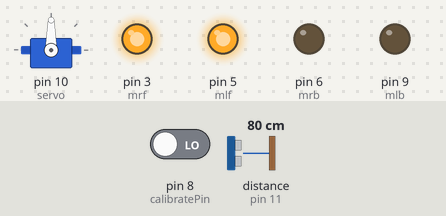
Bench run of a sketch on a simulated Arduino Uno, built with avr-gcc and run on an emulated ATmega328P. Shown: servo, output pins drawn as LEDs (lit = HIGH). Wiring (inferred from the names in the program): ultrasonic range finder: trigger pin 12; echo pin 11. Inputs (shaded band) come from the test bench; at power-on: distance to the obstacle (sensor on pin 11) 80 cm, pin 8 (calibratePin) LOW. The echo pulse lasts 58.3 µs per cm; pins used as bus, display or sensor lines are not drawn; what the sketch prints to the serial monitor is not drawn.

Above: at 1.2 s.
1.3 s: distance to the obstacle (sensor on pin 11) set to 22 cm
2.8 s: distance to the obstacle (sensor on pin 11) set to 17 cm
At 3.7 s:
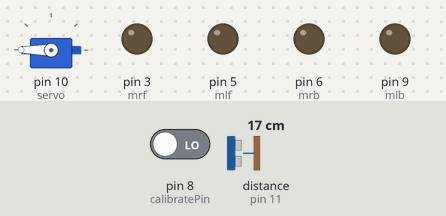
8.8 s: distance to the obstacle (sensor on pin 11) set to 35 cm
At 10.8 s:
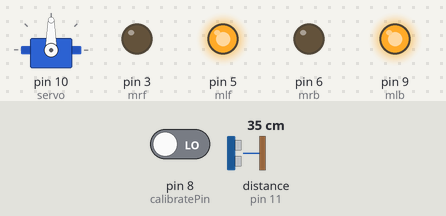
11.3 s: pin 8 (calibratePin) driven HIGH
At 12.3 s:
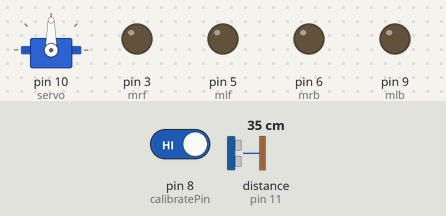
13.3 s: pin 8 (calibratePin) driven LOW
At 13.6 s:
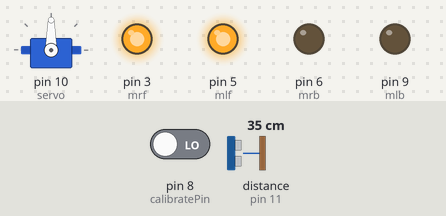
14.8 s: distance to the obstacle (sensor on pin 11) set to 2 cm
At 22.7 s:
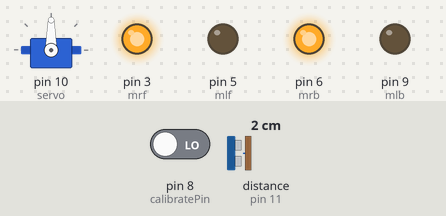
Timing chart, 0 to 32.4 s (numbered marks = the images above; inputs shaded):
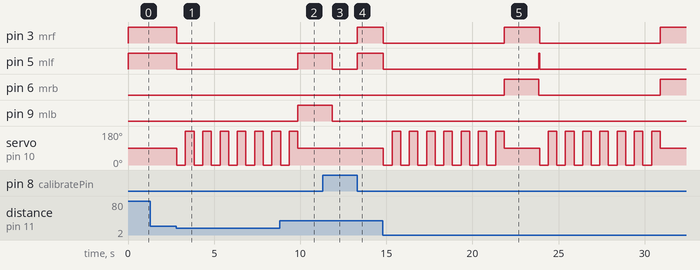

Measured:
- the behaviour switches between 20 and 19 cm on distance to the obstacle (sensor on pin 11) (found by bisection; images 0 and 1)
- after the input at 1.3 s, every drawn part: stays the same
- after the input at 2.8 s, pin 3 (mrf), pin 5 (mlf): HIGH → LOW at once; servo on pin 10 (servo): alternates 180° for 0.50 s and 0° for 0.50 s, starting at once
- after the input at 8.8 s, pin 3 (mrf), pin 6 (mrb): stays LOW (without the input it goes to HIGH after 1.1 s); pin 5 (mlf), pin 9 (mlb): LOW → HIGH after 1.1 s
- after the input at 11.3 s, pin 3 (mrf): stays LOW (without the input it goes to HIGH after 0.56 s); pin 5 (mlf): HIGH → LOW after 0.56 s
- after the input at 13.3 s, pin 3 (mrf), pin 5 (mlf): LOW → HIGH at once
- after the input at 14.8 s, pin 3 (mrf): alternates HIGH for 2.1 s and LOW for 7.0 s, starting at once; pin 5 (mlf): HIGH → LOW at once, → HIGH 9.0 s later, → LOW 0.05 s later

The sketch:

servotest.ino
```cpp
#include <Servo.h>
#define servo 10
#define pingPin 12
#define echoPin 11
#define mrb 6
#define mrf 3
#define mlf 5
#define mlb 9
#define calibratePin 8
int walldistance = 20;

Servo myservo;
void setup()
{
    myservo.attach(servo);
    Serial.begin(250000);
    pinMode(calibratePin, INPUT);
    pinMode(mrf, INPUT);
    pinMode(mrb, INPUT);
    pinMode(mlf, INPUT);
    pinMode(mlb, INPUT);
}
void loop()
{
    if (digitalRead(calibratePin) == HIGH)
    {
        analogWrite(mrb, 0);
        analogWrite(mrf, 0);
        analogWrite(mlb, 0);
        analogWrite(mlf, 0);
        Serial.print("calibrating - ");
        myservo.write(90);
        long duration, cm;
        pinMode(pingPin, OUTPUT);
        digitalWrite(pingPin, LOW);
        delayMicroseconds(2);
        digitalWrite(pingPin, HIGH);
        delayMicroseconds(10);
        digitalWrite(pingPin, LOW);
        pinMode(echoPin, INPUT);
        duration = pulseIn(echoPin, HIGH);
        cm = microsecondsToCentimeters(duration);
        Serial.println(cm);
        //walldistance = cm;
    }
    else
    {
        analogWrite(mrb, 0);
        analogWrite(mrf, 255);
        analogWrite(mlb, 0);
        analogWrite(mlf, 255);
        myservo.write(90);
        delay(50);
        long duration, cm;
        pinMode(pingPin, OUTPUT);
        digitalWrite(pingPin, LOW);
        delayMicroseconds(2);
        digitalWrite(pingPin, HIGH);
        delayMicroseconds(10);
        digitalWrite(pingPin, LOW);
        pinMode(echoPin, INPUT);
        duration = pulseIn(echoPin, HIGH);
        cm = microsecondsToCentimeters(duration);
        Serial.println(cm);
        if (walldistance > cm)
        {
            analogWrite(mrb, 0);
            analogWrite(mrf, 0);
            analogWrite(mlb, 0);
            analogWrite(mlf, 0);
            look(7);
            delay(1000);
        }
    }
}
long microsecondsToCentimeters(long microseconds)
{
    return microseconds / 29 / 2;
}

int look(int repeat)
{
    int avrageLeft = 0;
    int avrageRight = 0;
    for (int i = 0; i < repeat; i++)
    {
        myservo.write(0);
        delay(500);
        long duration, cm;
        pinMode(pingPin, OUTPUT);
        digitalWrite(pingPin, LOW);
        delayMicroseconds(2);
        digitalWrite(pingPin, HIGH);
        delayMicroseconds(10);
        digitalWrite(pingPin, LOW);
        pinMode(echoPin, INPUT);
        duration = pulseIn(echoPin, HIGH);
        cm = microsecondsToCentimeters(duration);
        avrageRight += cm;
        Serial.print(cm);
        Serial.print(" - ");
        myservo.write(180);
        delay(500);
        pinMode(pingPin, OUTPUT);
        digitalWrite(pingPin, LOW);
        delayMicroseconds(2);
        digitalWrite(pingPin, HIGH);
        delayMicroseconds(10);
        digitalWrite(pingPin, LOW);
        pinMode(echoPin, INPUT);
        duration = pulseIn(echoPin, HIGH);
        cm = microsecondsToCentimeters(duration);
        avrageLeft += cm;
        Serial.print(cm);
        Serial.print(" | ");
    }
    avrageLeft = avrageLeft / repeat;
    avrageRight = avrageRight / repeat;
    Serial.print("avrage: ");
    Serial.print(avrageLeft);
    Serial.print(" | ");
    Serial.print(avrageRight);
    Serial.println("    complete");
    myservo.write(90);
    if (avrageLeft > avrageRight)
    {
        analogWrite(mrb, 0);
        analogWrite(mrf, 0);
        analogWrite(mlb, 255);
        analogWrite(mlf, 255);
        delay(1000);
        return 2;

    }
    else
    {
        analogWrite(mrb, 255);
        analogWrite(mrf, 255);
        analogWrite(mlb, 0);
        analogWrite(mlf, 0);
        delay(1000);
        return 1;
    }
}
```
